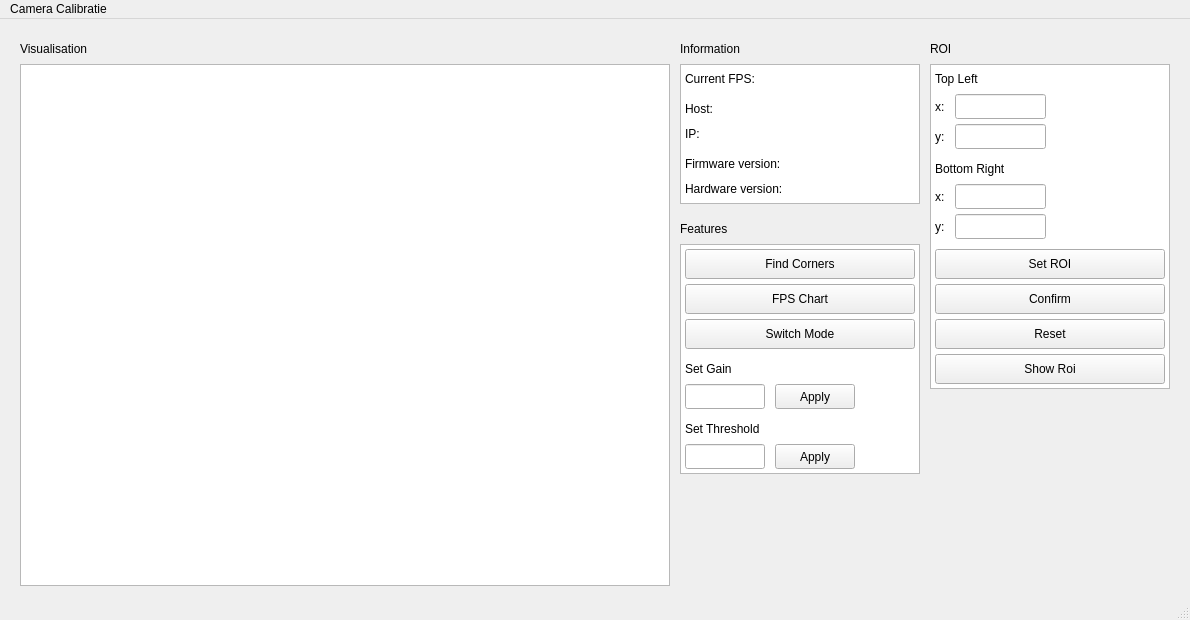
<?xml version="1.0" encoding="UTF-8"?>
<ui version="4.0">
 <class>MainWindow</class>
 <widget class="QMainWindow" name="MainWindow">
  <property name="geometry">
   <rect>
    <x>0</x>
    <y>0</y>
    <width>1190</width>
    <height>620</height>
   </rect>
  </property>
  <property name="windowTitle">
   <string>MainWindow</string>
  </property>
  <widget class="QWidget" name="centralwidget">
   <widget class="QLabel" name="lable_fps">
    <property name="geometry">
     <rect>
      <x>685</x>
      <y>50</y>
      <width>230</width>
      <height>20</height>
     </rect>
    </property>
    <property name="text">
     <string>Current FPS: </string>
    </property>
   </widget>
   <widget class="QLabel" name="lable_hw">
    <property name="geometry">
     <rect>
      <x>685</x>
      <y>160</y>
      <width>230</width>
      <height>20</height>
     </rect>
    </property>
    <property name="text">
     <string>Hardware version: </string>
    </property>
   </widget>
   <widget class="QLabel" name="lable_fw">
    <property name="geometry">
     <rect>
      <x>685</x>
      <y>135</y>
      <width>230</width>
      <height>20</height>
     </rect>
    </property>
    <property name="text">
     <string>Firmware version: </string>
    </property>
   </widget>
   <widget class="QLabel" name="lable_host">
    <property name="geometry">
     <rect>
      <x>685</x>
      <y>80</y>
      <width>230</width>
      <height>20</height>
     </rect>
    </property>
    <property name="text">
     <string>Host: </string>
    </property>
   </widget>
   <widget class="QLabel" name="lable_ip">
    <property name="geometry">
     <rect>
      <x>685</x>
      <y>105</y>
      <width>230</width>
      <height>20</height>
     </rect>
    </property>
    <property name="text">
     <string>IP: </string>
    </property>
   </widget>
   <widget class="QPushButton" name="find_corners">
    <property name="geometry">
     <rect>
      <x>685</x>
      <y>230</y>
      <width>230</width>
      <height>30</height>
     </rect>
    </property>
    <property name="text">
     <string>Find Corners</string>
    </property>
   </widget>
   <widget class="QPushButton" name="show_roi">
    <property name="geometry">
     <rect>
      <x>935</x>
      <y>335</y>
      <width>230</width>
      <height>30</height>
     </rect>
    </property>
    <property name="text">
     <string>Show Roi</string>
    </property>
   </widget>
   <widget class="QPushButton" name="switch_mode">
    <property name="geometry">
     <rect>
      <x>685</x>
      <y>300</y>
      <width>230</width>
      <height>30</height>
     </rect>
    </property>
    <property name="text">
     <string>Switch Mode</string>
    </property>
   </widget>
   <widget class="QPushButton" name="fps_chart">
    <property name="geometry">
     <rect>
      <x>685</x>
      <y>265</y>
      <width>230</width>
      <height>30</height>
     </rect>
    </property>
    <property name="text">
     <string>FPS Chart</string>
    </property>
   </widget>
   <widget class="QLineEdit" name="line_gain">
    <property name="geometry">
     <rect>
      <x>685</x>
      <y>365</y>
      <width>80</width>
      <height>25</height>
     </rect>
    </property>
   </widget>
   <widget class="QPushButton" name="set_gain">
    <property name="geometry">
     <rect>
      <x>775</x>
      <y>365</y>
      <width>80</width>
      <height>25</height>
     </rect>
    </property>
    <property name="text">
     <string>Apply</string>
    </property>
   </widget>
   <widget class="QLabel" name="label">
    <property name="geometry">
     <rect>
      <x>685</x>
      <y>340</y>
      <width>230</width>
      <height>20</height>
     </rect>
    </property>
    <property name="text">
     <string>Set Gain</string>
    </property>
   </widget>
   <widget class="QLineEdit" name="line_threshold">
    <property name="geometry">
     <rect>
      <x>685</x>
      <y>425</y>
      <width>80</width>
      <height>25</height>
     </rect>
    </property>
   </widget>
   <widget class="QLabel" name="label_2">
    <property name="geometry">
     <rect>
      <x>685</x>
      <y>400</y>
      <width>230</width>
      <height>20</height>
     </rect>
    </property>
    <property name="text">
     <string>Set Threshold</string>
    </property>
   </widget>
   <widget class="QPushButton" name="set_threshold">
    <property name="geometry">
     <rect>
      <x>775</x>
      <y>425</y>
      <width>80</width>
      <height>25</height>
     </rect>
    </property>
    <property name="text">
     <string>Apply</string>
    </property>
   </widget>
   <widget class="QLabel" name="label_3">
    <property name="geometry">
     <rect>
      <x>935</x>
      <y>50</y>
      <width>230</width>
      <height>20</height>
     </rect>
    </property>
    <property name="text">
     <string>Top Left</string>
    </property>
   </widget>
   <widget class="QLabel" name="label_4">
    <property name="geometry">
     <rect>
      <x>935</x>
      <y>75</y>
      <width>20</width>
      <height>25</height>
     </rect>
    </property>
    <property name="text">
     <string>x: </string>
    </property>
   </widget>
   <widget class="QLabel" name="label_5">
    <property name="geometry">
     <rect>
      <x>935</x>
      <y>105</y>
      <width>20</width>
      <height>25</height>
     </rect>
    </property>
    <property name="text">
     <string>y: </string>
    </property>
   </widget>
   <widget class="QLabel" name="label_6">
    <property name="geometry">
     <rect>
      <x>935</x>
      <y>140</y>
      <width>230</width>
      <height>20</height>
     </rect>
    </property>
    <property name="text">
     <string>Bottom Right</string>
    </property>
   </widget>
   <widget class="QLabel" name="label_7">
    <property name="geometry">
     <rect>
      <x>935</x>
      <y>165</y>
      <width>20</width>
      <height>25</height>
     </rect>
    </property>
    <property name="text">
     <string>x: </string>
    </property>
   </widget>
   <widget class="QLabel" name="label_8">
    <property name="geometry">
     <rect>
      <x>935</x>
      <y>195</y>
      <width>20</width>
      <height>25</height>
     </rect>
    </property>
    <property name="text">
     <string>y: </string>
    </property>
   </widget>
   <widget class="QLineEdit" name="topleft_x">
    <property name="geometry">
     <rect>
      <x>955</x>
      <y>75</y>
      <width>91</width>
      <height>25</height>
     </rect>
    </property>
   </widget>
   <widget class="QLineEdit" name="topleft_y">
    <property name="geometry">
     <rect>
      <x>955</x>
      <y>105</y>
      <width>91</width>
      <height>25</height>
     </rect>
    </property>
   </widget>
   <widget class="QLineEdit" name="bottomright_x">
    <property name="geometry">
     <rect>
      <x>955</x>
      <y>165</y>
      <width>91</width>
      <height>25</height>
     </rect>
    </property>
   </widget>
   <widget class="QLineEdit" name="bottomright_y">
    <property name="geometry">
     <rect>
      <x>955</x>
      <y>195</y>
      <width>91</width>
      <height>25</height>
     </rect>
    </property>
   </widget>
   <widget class="QPushButton" name="set_roi">
    <property name="geometry">
     <rect>
      <x>935</x>
      <y>230</y>
      <width>230</width>
      <height>30</height>
     </rect>
    </property>
    <property name="text">
     <string>Set ROI</string>
    </property>
   </widget>
   <widget class="QPushButton" name="confirm_roi">
    <property name="geometry">
     <rect>
      <x>935</x>
      <y>265</y>
      <width>230</width>
      <height>30</height>
     </rect>
    </property>
    <property name="text">
     <string>Confirm</string>
    </property>
   </widget>
   <widget class="QPushButton" name="reset_roi">
    <property name="geometry">
     <rect>
      <x>935</x>
      <y>300</y>
      <width>230</width>
      <height>30</height>
     </rect>
    </property>
    <property name="text">
     <string>Reset</string>
    </property>
   </widget>
   <widget class="QListView" name="listView">
    <property name="geometry">
     <rect>
      <x>930</x>
      <y>45</y>
      <width>240</width>
      <height>325</height>
     </rect>
    </property>
   </widget>
   <widget class="Customlable" name="label_img">
    <property name="enabled">
     <bool>true</bool>
    </property>
    <property name="geometry">
     <rect>
      <x>25</x>
      <y>50</y>
      <width>640</width>
      <height>512</height>
     </rect>
    </property>
    <property name="text">
     <string/>
    </property>
   </widget>
   <widget class="QListView" name="listView_2">
    <property name="geometry">
     <rect>
      <x>20</x>
      <y>45</y>
      <width>650</width>
      <height>522</height>
     </rect>
    </property>
   </widget>
   <widget class="QListView" name="listView_3">
    <property name="geometry">
     <rect>
      <x>680</x>
      <y>45</y>
      <width>240</width>
      <height>140</height>
     </rect>
    </property>
   </widget>
   <widget class="QListView" name="listView_4">
    <property name="geometry">
     <rect>
      <x>680</x>
      <y>225</y>
      <width>240</width>
      <height>230</height>
     </rect>
    </property>
   </widget>
   <widget class="QLabel" name="label_9">
    <property name="geometry">
     <rect>
      <x>680</x>
      <y>200</y>
      <width>240</width>
      <height>20</height>
     </rect>
    </property>
    <property name="text">
     <string>Features</string>
    </property>
    <property name="textFormat">
     <enum>Qt::PlainText</enum>
    </property>
    <property name="scaledContents">
     <bool>false</bool>
    </property>
   </widget>
   <widget class="QLabel" name="label_10">
    <property name="geometry">
     <rect>
      <x>20</x>
      <y>20</y>
      <width>650</width>
      <height>20</height>
     </rect>
    </property>
    <property name="text">
     <string>Visualisation</string>
    </property>
   </widget>
   <widget class="QLabel" name="label_11">
    <property name="geometry">
     <rect>
      <x>680</x>
      <y>20</y>
      <width>240</width>
      <height>20</height>
     </rect>
    </property>
    <property name="text">
     <string>Information</string>
    </property>
   </widget>
   <widget class="QLabel" name="label_12">
    <property name="geometry">
     <rect>
      <x>930</x>
      <y>20</y>
      <width>240</width>
      <height>20</height>
     </rect>
    </property>
    <property name="text">
     <string>ROI</string>
    </property>
   </widget>
   <widget class="QLabel" name="logo">
    <property name="geometry">
     <rect>
      <x>930</x>
      <y>477</y>
      <width>240</width>
      <height>90</height>
     </rect>
    </property>
    <property name="text">
     <string/>
    </property>
    <property name="pixmap">
     <pixmap>../img/marelec_30.png</pixmap>
    </property>
   </widget>
   <zorder>listView</zorder>
   <zorder>reset_roi</zorder>
   <zorder>set_roi</zorder>
   <zorder>listView_4</zorder>
   <zorder>listView_3</zorder>
   <zorder>lable_fps</zorder>
   <zorder>lable_hw</zorder>
   <zorder>lable_fw</zorder>
   <zorder>lable_host</zorder>
   <zorder>lable_ip</zorder>
   <zorder>find_corners</zorder>
   <zorder>show_roi</zorder>
   <zorder>switch_mode</zorder>
   <zorder>fps_chart</zorder>
   <zorder>line_gain</zorder>
   <zorder>set_gain</zorder>
   <zorder>label</zorder>
   <zorder>line_threshold</zorder>
   <zorder>label_2</zorder>
   <zorder>set_threshold</zorder>
   <zorder>label_8</zorder>
   <zorder>label_4</zorder>
   <zorder>topleft_y</zorder>
   <zorder>confirm_roi</zorder>
   <zorder>label_6</zorder>
   <zorder>bottomright_x</zorder>
   <zorder>topleft_x</zorder>
   <zorder>bottomright_y</zorder>
   <zorder>label_3</zorder>
   <zorder>label_5</zorder>
   <zorder>label_7</zorder>
   <zorder>listView_2</zorder>
   <zorder>label_img</zorder>
   <zorder>label_9</zorder>
   <zorder>label_10</zorder>
   <zorder>label_11</zorder>
   <zorder>label_12</zorder>
   <zorder>logo</zorder>
  </widget>
  <widget class="QMenuBar" name="menubar">
   <property name="geometry">
    <rect>
     <x>0</x>
     <y>0</y>
     <width>1190</width>
     <height>21</height>
    </rect>
   </property>
   <widget class="QMenu" name="menuCamera_Calibratie">
    <property name="title">
     <string>Camera Calibratie</string>
    </property>
    <addaction name="separator"/>
   </widget>
   <addaction name="menuCamera_Calibratie"/>
  </widget>
  <widget class="QStatusBar" name="statusbar"/>
 </widget>
 <customwidgets>
  <customwidget>
   <class>Customlable</class>
   <extends>QLabel</extends>
   <header>customlable.h</header>
  </customwidget>
 </customwidgets>
 <resources/>
 <connections/>
</ui>
